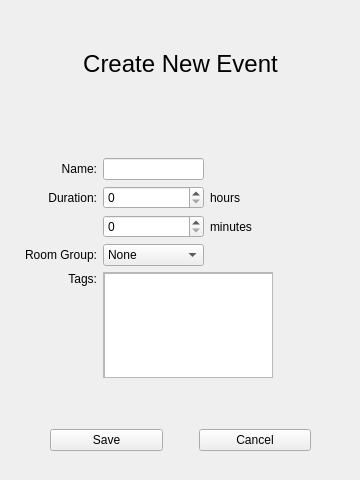
<?xml version="1.0" encoding="UTF-8"?>
<ui version="4.0">
 <class>EventCreateWindow</class>
 <widget class="QMainWindow" name="EventCreateWindow">
  <property name="windowModality">
   <enum>Qt::ApplicationModal</enum>
  </property>
  <property name="geometry">
   <rect>
    <x>0</x>
    <y>0</y>
    <width>360</width>
    <height>480</height>
   </rect>
  </property>
  <property name="sizePolicy">
   <sizepolicy hsizetype="Fixed" vsizetype="Fixed">
    <horstretch>0</horstretch>
    <verstretch>0</verstretch>
   </sizepolicy>
  </property>
  <property name="minimumSize">
   <size>
    <width>360</width>
    <height>480</height>
   </size>
  </property>
  <property name="maximumSize">
   <size>
    <width>360</width>
    <height>480</height>
   </size>
  </property>
  <property name="windowTitle">
   <string>MainView</string>
  </property>
  <widget class="QWidget" name="centralwidget">
   <widget class="QWidget" name="verticalLayoutWidget">
    <property name="geometry">
     <rect>
      <x>20</x>
      <y>20</y>
      <width>321</width>
      <height>441</height>
     </rect>
    </property>
    <layout class="QVBoxLayout" name="verticalLayout">
     <property name="bottomMargin">
      <number>10</number>
     </property>
     <item>
      <widget class="QLabel" name="window_title">
       <property name="font">
        <font>
         <pointsize>18</pointsize>
        </font>
       </property>
       <property name="text">
        <string>Create New Event</string>
       </property>
       <property name="alignment">
        <set>Qt::AlignCenter</set>
       </property>
      </widget>
     </item>
     <item>
      <spacer name="verticalSpacer">
       <property name="orientation">
        <enum>Qt::Vertical</enum>
       </property>
       <property name="sizeType">
        <enum>QSizePolicy::Maximum</enum>
       </property>
       <property name="sizeHint" stdset="0">
        <size>
         <width>20</width>
         <height>40</height>
        </size>
       </property>
      </spacer>
     </item>
     <item>
      <layout class="QGridLayout" name="gridLayout">
       <property name="sizeConstraint">
        <enum>QLayout::SetDefaultConstraint</enum>
       </property>
       <property name="leftMargin">
        <number>5</number>
       </property>
       <property name="topMargin">
        <number>5</number>
       </property>
       <property name="rightMargin">
        <number>5</number>
       </property>
       <property name="bottomMargin">
        <number>5</number>
       </property>
       <item row="1" column="1">
        <widget class="QSpinBox" name="spinBox"/>
       </item>
       <item row="2" column="1">
        <widget class="QSpinBox" name="spinBox_2"/>
       </item>
       <item row="3" column="2">
        <spacer name="horizontalSpacer">
         <property name="orientation">
          <enum>Qt::Horizontal</enum>
         </property>
         <property name="sizeType">
          <enum>QSizePolicy::Maximum</enum>
         </property>
         <property name="sizeHint" stdset="0">
          <size>
           <width>70</width>
           <height>20</height>
          </size>
         </property>
        </spacer>
       </item>
       <item row="3" column="0">
        <widget class="QLabel" name="label_Room_Group">
         <property name="text">
          <string>Room Group:</string>
         </property>
         <property name="alignment">
          <set>Qt::AlignRight|Qt::AlignTrailing|Qt::AlignVCenter</set>
         </property>
        </widget>
       </item>
       <item row="0" column="0">
        <widget class="QLabel" name="label_Name">
         <property name="text">
          <string>Name:</string>
         </property>
         <property name="alignment">
          <set>Qt::AlignRight|Qt::AlignTrailing|Qt::AlignVCenter</set>
         </property>
        </widget>
       </item>
       <item row="0" column="1">
        <widget class="QLineEdit" name="lineEdit"/>
       </item>
       <item row="1" column="2">
        <widget class="QLabel" name="label_Hours">
         <property name="text">
          <string>hours</string>
         </property>
        </widget>
       </item>
       <item row="1" column="0">
        <widget class="QLabel" name="label_Duration">
         <property name="text">
          <string>Duration:</string>
         </property>
         <property name="alignment">
          <set>Qt::AlignRight|Qt::AlignTrailing|Qt::AlignVCenter</set>
         </property>
        </widget>
       </item>
       <item row="3" column="1">
        <widget class="QComboBox" name="comboBox">
         <item>
          <property name="text">
           <string>None</string>
          </property>
         </item>
        </widget>
       </item>
       <item row="3" column="3">
        <spacer name="horizontalSpacer_2">
         <property name="orientation">
          <enum>Qt::Horizontal</enum>
         </property>
         <property name="sizeType">
          <enum>QSizePolicy::Maximum</enum>
         </property>
         <property name="sizeHint" stdset="0">
          <size>
           <width>70</width>
           <height>20</height>
          </size>
         </property>
        </spacer>
       </item>
       <item row="2" column="2">
        <widget class="QLabel" name="label_Minutes">
         <property name="text">
          <string>minutes</string>
         </property>
        </widget>
       </item>
       <item row="4" column="0">
        <widget class="QLabel" name="label_Tags">
         <property name="text">
          <string>Tags:</string>
         </property>
         <property name="alignment">
          <set>Qt::AlignRight|Qt::AlignTrailing|Qt::AlignVCenter</set>
         </property>
        </widget>
       </item>
       <item row="6" column="0">
        <spacer name="verticalSpacer_3">
         <property name="orientation">
          <enum>Qt::Vertical</enum>
         </property>
         <property name="sizeType">
          <enum>QSizePolicy::Maximum</enum>
         </property>
         <property name="sizeHint" stdset="0">
          <size>
           <width>20</width>
           <height>40</height>
          </size>
         </property>
        </spacer>
       </item>
       <item row="4" column="1" rowspan="3" colspan="2">
        <widget class="QScrollArea" name="scrollArea">
         <property name="widgetResizable">
          <bool>true</bool>
         </property>
         <widget class="QWidget" name="scrollAreaWidgetContents">
          <property name="geometry">
           <rect>
            <x>0</x>
            <y>0</y>
            <width>160</width>
            <height>114</height>
           </rect>
          </property>
          <widget class="QListWidget" name="listWidget">
           <property name="geometry">
            <rect>
             <x>0</x>
             <y>0</y>
             <width>181</width>
             <height>121</height>
            </rect>
           </property>
          </widget>
         </widget>
        </widget>
       </item>
       <item row="5" column="0">
        <spacer name="verticalSpacer_4">
         <property name="orientation">
          <enum>Qt::Vertical</enum>
         </property>
         <property name="sizeType">
          <enum>QSizePolicy::Maximum</enum>
         </property>
         <property name="sizeHint" stdset="0">
          <size>
           <width>20</width>
           <height>40</height>
          </size>
         </property>
        </spacer>
       </item>
      </layout>
     </item>
     <item>
      <spacer name="verticalSpacer_2">
       <property name="orientation">
        <enum>Qt::Vertical</enum>
       </property>
       <property name="sizeType">
        <enum>QSizePolicy::Maximum</enum>
       </property>
       <property name="sizeHint" stdset="0">
        <size>
         <width>20</width>
         <height>40</height>
        </size>
       </property>
      </spacer>
     </item>
     <item>
      <layout class="QHBoxLayout" name="horizontalLayout_2">
       <item>
        <spacer name="horizontalSpacer_4">
         <property name="orientation">
          <enum>Qt::Horizontal</enum>
         </property>
         <property name="sizeType">
          <enum>QSizePolicy::Maximum</enum>
         </property>
         <property name="sizeHint" stdset="0">
          <size>
           <width>30</width>
           <height>20</height>
          </size>
         </property>
        </spacer>
       </item>
       <item>
        <widget class="QPushButton" name="buttonSave">
         <property name="text">
          <string>Save</string>
         </property>
        </widget>
       </item>
       <item>
        <spacer name="horizontalSpacer_3">
         <property name="orientation">
          <enum>Qt::Horizontal</enum>
         </property>
         <property name="sizeType">
          <enum>QSizePolicy::Maximum</enum>
         </property>
         <property name="sizeHint" stdset="0">
          <size>
           <width>30</width>
           <height>20</height>
          </size>
         </property>
        </spacer>
       </item>
       <item>
        <widget class="QPushButton" name="pushButton_2">
         <property name="text">
          <string>Cancel</string>
         </property>
        </widget>
       </item>
       <item>
        <spacer name="horizontalSpacer_5">
         <property name="orientation">
          <enum>Qt::Horizontal</enum>
         </property>
         <property name="sizeType">
          <enum>QSizePolicy::Maximum</enum>
         </property>
         <property name="sizeHint" stdset="0">
          <size>
           <width>30</width>
           <height>20</height>
          </size>
         </property>
        </spacer>
       </item>
      </layout>
     </item>
    </layout>
   </widget>
  </widget>
 </widget>
 <resources/>
 <connections/>
</ui>
